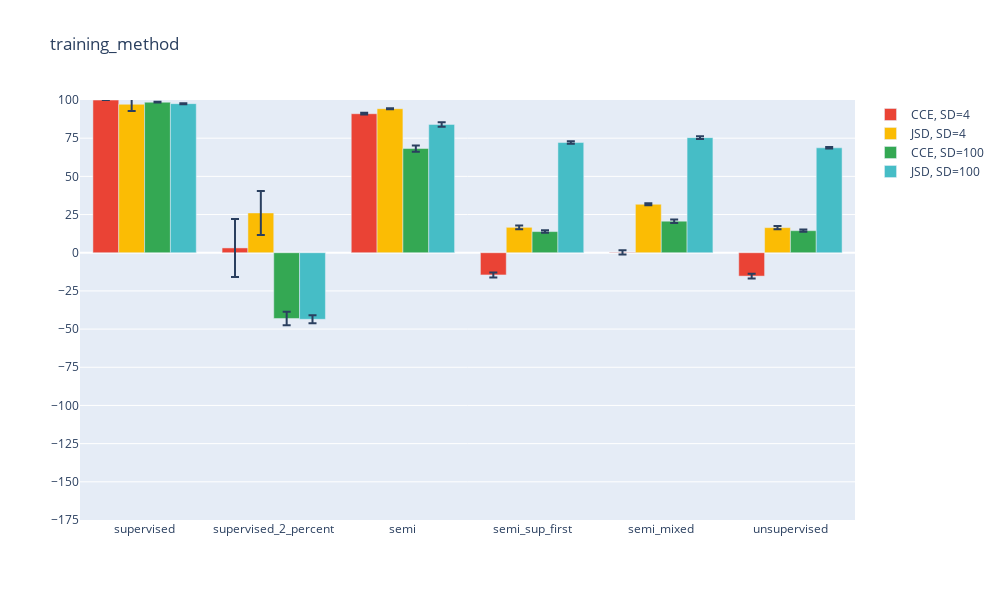

The cell this chart's notebook holds for it:
### Code cell
plot_vals(0)
plt.savefig("pictures/results_fig_0.svg")

### Figure 1 — Plotly figure (JSON) as saved in the notebook; plotly's stock layout.template omitted (floating-point values rounded to 4 significant figures)
{"data": [{"error_y": {"array": [0.02062, 18.97, 0.574, 1.61, 1.379, 1.498]}, "marker": {"color": "#EA4335"}, "name": "CCE, SD=4", "type": "bar", "x": ["supervised", "supervised_2_percent", "semi", "semi_sup_first", "semi_mixed", "unsupervised"], "y": [99.96, 3.138, 91.01, -14.55, 0.2933, -15.3]}, {"error_y": {"array": [4.334, 14.41, 0.3421, 1.207, 0.6676, 1.1]}, "marker": {"color": "#FBBC04"}, "name": "JSD, SD=4", "type": "bar", "x": ["supervised", "supervised_2_percent", "semi", "semi_sup_first", "semi_mixed", "unsupervised"], "y": [97.2, 26.06, 94.3, 16.64, 31.73, 16.43]}, {"error_y": {"array": [0.25, 4.365, 2.067, 0.806, 1.193, 0.7167]}, "marker": {"color": "#34A853"}, "name": "CCE, SD=100", "type": "bar", "x": ["supervised", "supervised_2_percent", "semi", "semi_sup_first", "semi_mixed", "unsupervised"], "y": [98.55, -43.05, 68.22, 13.85, 20.64, 14.44]}, {"error_y": {"array": [0.3216, 2.64, 1.465, 0.8578, 0.9649, 0.5361]}, "marker": {"color": "#46BDC6"}, "name": "JSD, SD=100", "type": "bar", "x": ["supervised", "supervised_2_percent", "semi", "semi_sup_first", "semi_mixed", "unsupervised"], "y": [97.61, -43.59, 84.03, 72.15, 75.36, 68.7]}], "layout": {"height": 600, "title": {"text": "training_method"}, "width": 1000, "yaxis": {"dtick": 25, "range": [-175, 100], "tick0": 0}}}
